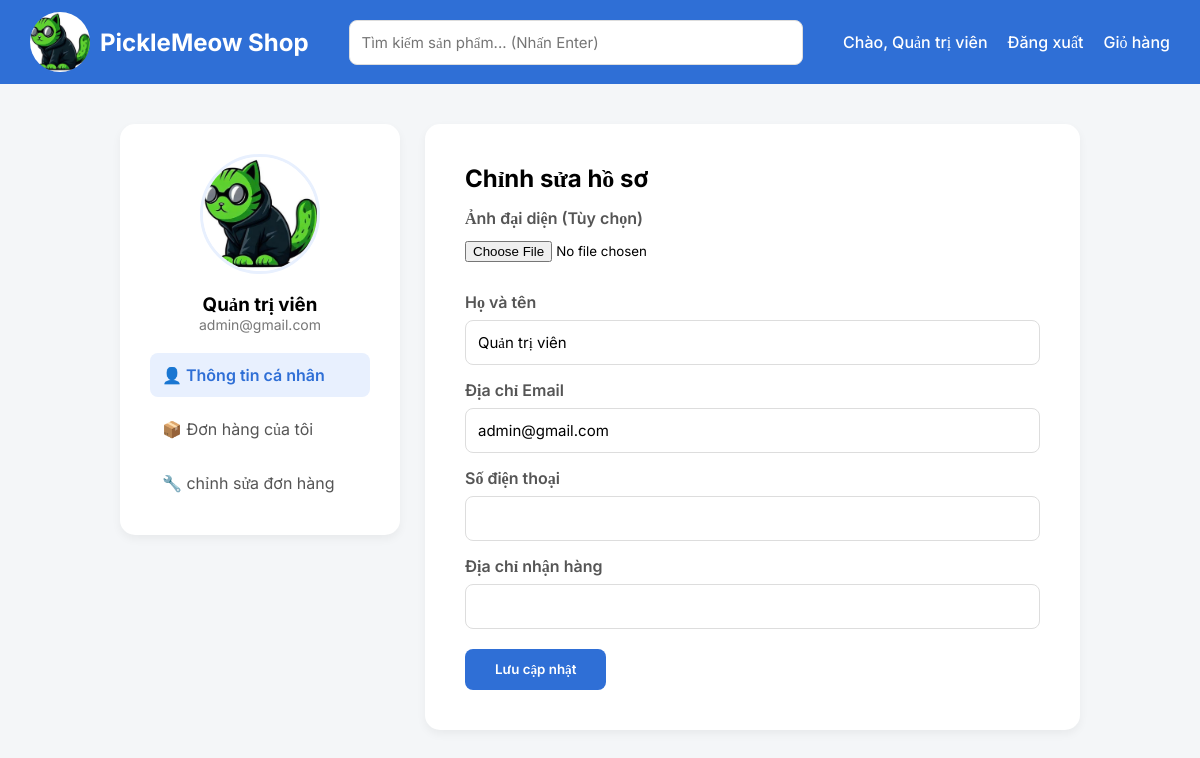
The app's page /basic_seller_web/user.php (signed in), older data.
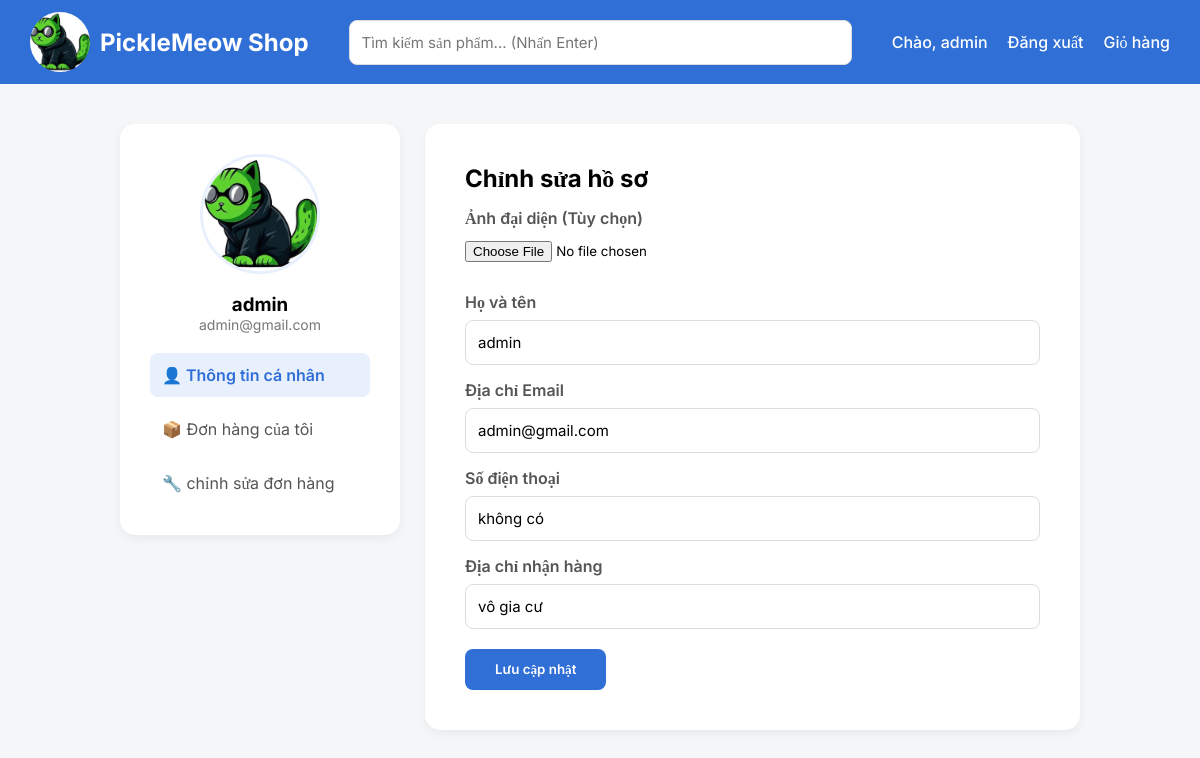
The same page, newer data.
### tables this page shows
CREATE TABLE `users` (
  `id` int(11) NOT NULL,
  `fullname` varchar(100) NOT NULL,
  `email` varchar(100) NOT NULL,
  `phone` varchar(15) DEFAULT NULL,
  `address` text DEFAULT NULL,
  `password` varchar(255) NOT NULL,
  `role` enum('user','admin') DEFAULT 'user',
  `created_at` timestamp NOT NULL DEFAULT current_timestamp(),
  `avatar` varchar(255) DEFAULT 'default.png'
);

### basic_seller_web/user.php (the view, shortened to what this page needs)
<?php
require_once 'db.php';
$user_id = $_SESSION['user_id'];
$stmt = $conn->prepare("SELECT * FROM users WHERE id = ?");
$stmt->execute([$user_id]);
$user = $stmt->fetch();
$display_avatar = !empty($user['avatar']) ? "img/avatars/" . $user['avatar'] : "img/avatars/default.png";
?>
<!DOCTYPE html>
<html lang="vi">
<head>
</head>
<body>
<div class="topbar">
    <a href="index.php" class="logo">
        <img src="img/pickle_meow_logo.png">
        PickleMeow Shop
    </a>
    <div class="search-box">
        <form action="search.php" method="GET">
            <input type="text" name="q" placeholder="Tìm kiếm sản phẩm... (Nhấn Enter)" required>
        </form>
    </div>
    <div class="header-links">
        <?php if(isset($_SESSION['user_id'])): ?>
            <a href="user.php">Chào, <?php echo $_SESSION['fullname']; ?></a>
            <a href="logout.php">Đăng xuất</a>
        <?php else: ?>
            <a href="login.php">Đăng nhập</a>
        <?php endif; ?>
        <a href="cart.php">Giỏ hàng</a>
    </div>
</div>
<div class="container">
    <div class="sidebar">
        <img class="avatar" src="<?php echo $display_avatar; ?>">
        <h3><?php echo htmlspecialchars($user['fullname']); ?></h3>
        <p style="color:#777; font-size:14px;"><?php echo htmlspecialchars($user['email']); ?></p>
        <div style="margin-top:20px;">
            <a href="user.php" class="menu-item active">👤 Thông tin cá nhân</a>
            <a href="cart.php" class="menu-item">📦 Đơn hàng của tôi</a>
            <a href="admin.php" class="menu-item">🔧 chỉnh sửa đơn hàng</a>
        </div>
    </div>
    <div class="content">
        <h2>Chỉnh sửa hồ sơ</h2>
        <form action="user.php" method="POST" enctype="multipart/form-data">
            <label>Ảnh đại diện (Tùy chọn)</label>
            <input type="file" name="avatar" accept="image/png, image/jpeg, image/gif">
            <label>Họ và tên</label>
            <input type="text" name="fullname" value="<?php echo htmlspecialchars($user['fullname']); ?>" required>
            <label>Địa chỉ Email</label>
            <input type="email" name="email" value="<?php echo htmlspecialchars($user['email']); ?>" required>
            <label>Số điện thoại</label>
            <input type="text" name="phone" value="<?php echo htmlspecialchars($user['phone'] ?? ''); ?>">
            <label>Địa chỉ nhận hàng</label>
            <input type="text" name="address" value="<?php echo htmlspecialchars($user['address'] ?? ''); ?>">
            <button type="submit" name="update_profile" class="btn-save">Lưu cập nhật</button>
        </form>
    </div>
</div>
</body>
</html>

### basic_seller_web/user.php (style rules this page uses)
* { margin:0;padding:0;box-sizing:border-box;font-family:Inter }
body { background:#f4f6f8 }
.topbar { background:#2f6fd6;padding:12px 30px;display:flex;align-items:center;justify-content:space-between; }
.logo { color: white;text-decoration: none;display: flex;align-items: center;gap: 10px;font-size: 24px;font-weight: bold; }
.logo img { height: 60px;width: 60px;object-fit: cover;border-radius: 50%; }
.search-box { flex:1;margin:0 40px; }
.search-box input { width:100%;padding:10px 15px;border:none;border-radius:20px;outline:none; }
.header-links { display:flex;gap:20px; }
.header-links a { color:white;text-decoration:none;font-weight:500; }
.container { max-width:1000px; margin:40px auto; display:flex; gap:25px; padding:0 20px; }
.sidebar { width:280px; background:white; border-radius:15px; padding:30px; text-align:center; height:fit-content; box-shadow:0 4px 10px rgba(0,0,0,0.05); }
.avatar { width:120px; height:120px; border-radius:50%; margin-bottom:15px; object-fit:cover; border:3px solid #e8f0fe; }
.menu-item { padding:12px; border-radius:8px; cursor:pointer; color:#555; text-decoration:none; display:block; text-align: left; margin-top:10px;transition: all 0.25s ease; }
.active { background:#e8f0fe; color:#2f6fd6; font-weight:600; }
.content { flex:1; background:white; padding:40px; border-radius:15px; box-shadow:0 4px 10px rgba(0,0,0,0.05); }
label { display:block; margin-bottom:8px; font-weight:600; color:#555; margin-top: 15px; }
input[type="text"], input[type="email"] { width:100%; padding:12px; border:1px solid #ddd; border-radius:8px; font-size:15px; }
input[type="file"] { margin-top:5px; margin-bottom: 15px; }
.btn-save { margin-top:20px; padding:12px 30px; background:#2f6fd6; color:white; border:none; border-radius:8px; cursor:pointer; font-weight:600; }

Row changes from the older to the newer data that the page shows:
changed users "admin@gmail.com": fullname "Quản trị viên" → "admin"; phone (not shown) → "không có"; address (not shown) → "vô gia cư"
Text that changed along with them:
$_SESSION['fullname']: "Quản trị viên" → "admin"
